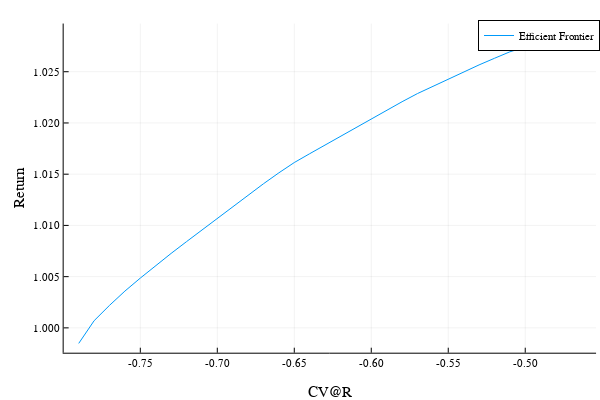

The notebook cell saved with this chart:
### Code cell
# Plotting Efficient Frontier by varying γ

gammas = collect(-0.79:0.01:0)
risks = zeros(length(gammas))
returns = zeros(length(gammas))
for i = 1:length(gammas)
    x, obj = PortfolioRiskContraint(r, N_scenarios, n_assets, gammas[i])
    risks[i] = cvar(x)
    returns[i] = sum(r[s,:] ⋅ x for s = 1:N_scenarios)/N_scenarios
end

Plots.plot(risks, returns, label = "Efficient Frontier", xlabel = "CV@R", ylabel = "Return", legend = :best)

### Figure 1 — Plotly figure (JSON) as saved in the notebook; plotly's stock layout.template omitted (floating-point values rounded to 4 significant figures)
{"data": [{"colorbar": {"title": ""}, "legendgroup": "Efficient Frontier", "line": {"color": "rgba(0, 154, 250, 1.000)", "dash": "solid", "shape": "linear", "width": 1}, "mode": "lines", "name": "Efficient Frontier", "showlegend": true, "type": "scatter", "x": [-0.79, -0.78, -0.77, -0.76, -0.75, -0.74, -0.73, -0.72, -0.71, -0.7, -0.69, -0.68, -0.67, -0.66, -0.65, -0.64, -0.63, -0.62, -0.61, -0.6, -0.59, -0.58, -0.57, -0.56, -0.55, -0.54, -0.53, -0.52, -0.51, -0.5, -0.49, -0.48, -0.47, -0.4638, -0.4638, -0.4638, -0.4638, -0.4638, -0.4638, -0.4638, -0.4638, -0.4638, -0.4638, -0.4638, -0.4638, -0.4638, -0.4638, -0.4638, -0.4638, -0.4638, -0.4638, -0.4638, -0.4638, -0.4638, -0.4638, -0.4638, -0.4638, -0.4638, -0.4638, -0.4638, -0.4638, -0.4638, -0.4638, -0.4638, -0.4638, -0.4638, -0.4638, -0.4638, -0.4638, -0.4638, -0.4638, -0.4638, -0.4638, -0.4638, -0.4638, -0.4638, -0.4638, -0.4638, -0.4638, -0.4638], "xaxis": "x", "y": [0.9985, 1.001, 1.002, 1.004, 1.005, 1.006, 1.007, 1.008, 1.01, 1.011, 1.012, 1.013, 1.014, 1.015, 1.016, 1.017, 1.018, 1.019, 1.02, 1.02, 1.021, 1.022, 1.023, 1.024, 1.024, 1.025, 1.026, 1.026, 1.027, 1.027, 1.028, 1.028, 1.029, 1.029, 1.029, 1.029, 1.029, 1.029, 1.029, 1.029, 1.029, 1.029, 1.029, 1.029, 1.029, 1.029, 1.029, 1.029, 1.029, 1.029, 1.029, 1.029, 1.029, 1.029, 1.029, 1.029, 1.029, 1.029, 1.029, 1.029, 1.029, 1.029, 1.029, 1.029, 1.029, 1.029, 1.029, 1.029, 1.029, 1.029, 1.029, 1.029, 1.029, 1.029, 1.029, 1.029, 1.029, 1.029, 1.029, 1.029], "yaxis": "y", "zmax": null, "zmin": null}], "layout": {"annotations": [], "height": 400, "legend": {"bgcolor": "rgba(255, 255, 255, 1.000)", "bordercolor": "rgba(0, 0, 0, 1.000)", "borderwidth": 1, "font": {"color": "rgba(0, 0, 0, 1.000)", "family": "sans-serif", "size": 11}, "title": {"font": {"color": "rgba(0, 0, 0, 1.000)", "family": "sans-serif", "size": 15}, "text": ""}, "tracegroupgap": 0, "traceorder": "normal", "x": 1, "xanchor": "auto", "y": 1, "yanchor": "auto"}, "margin": {"b": 20, "l": 0, "r": 0, "t": 20}, "paper_bgcolor": "rgba(255, 255, 255, 1.000)", "plot_bgcolor": "rgba(255, 255, 255, 1.000)", "showlegend": true, "width": 600, "xaxis": {"anchor": "y", "domain": [0.1061, 0.9934], "gridcolor": "rgba(0, 0, 0, 0.100)", "gridwidth": 0.5, "linecolor": "rgba(0, 0, 0, 1.000)", "mirror": false, "range": [-0.7998, -0.454], "showgrid": true, "showline": true, "showticklabels": true, "tickangle": 0, "tickcolor": "rgb(0, 0, 0)", "tickfont": {"color": "rgba(0, 0, 0, 1.000)", "family": "sans-serif", "size": 11}, "tickmode": "array", "ticks": "inside", "ticktext": ["-0.75", "-0.70", "-0.65", "-0.60", "-0.55", "-0.50"], "tickvals": [-0.75, -0.7, -0.65, -0.6, -0.55, -0.5], "title": "CV@R", "titlefont": {"color": "rgba(0, 0, 0, 1.000)", "family": "sans-serif", "size": 15}, "type": "-", "visible": true, "zeroline": false, "zerolinecolor": "rgba(0, 0, 0, 1.000)"}, "yaxis": {"anchor": "x", "domain": [0.07581, 0.9902], "gridcolor": "rgba(0, 0, 0, 0.100)", "gridwidth": 0.5, "linecolor": "rgba(0, 0, 0, 1.000)", "mirror": false, "range": [0.9976, 1.03], "showgrid": true, "showline": true, "showticklabels": true, "tickangle": 0, "tickcolor": "rgb(0, 0, 0)", "tickfont": {"color": "rgba(0, 0, 0, 1.000)", "family": "sans-serif", "size": 11}, "tickmode": "array", "ticks": "inside", "ticktext": ["1.000", "1.005", "1.010", "1.015", "1.020", "1.025"], "tickvals": [1, 1.005, 1.01, 1.015, 1.02, 1.025], "title": "Return", "titlefont": {"color": "rgba(0, 0, 0, 1.000)", "family": "sans-serif", "size": 15}, "type": "-", "visible": true, "zeroline": false, "zerolinecolor": "rgba(0, 0, 0, 1.000)"}}}
